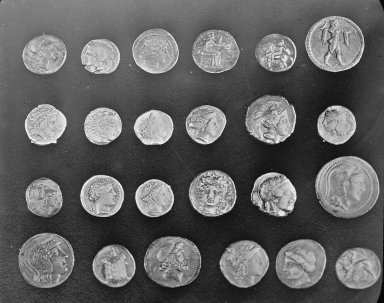
#> input picture skimage.data.coins(), 384 x 303 px
$ jupyter execute --allow-errors 1_Introduction_to_Image_Analysis.ipynb   (shell and % lines are left out)
#> lines starting #> are read from the running program, lines starting #| are printed output that depends on the picture; after the words box and inside, x2 and y2 are one past the last pixel; in counts of white or black regions, pixels touching at a corner belong together
# Introduction to Image Analysis with Scikit-Image

[cell 1]
# Magic command to make plotting inline

# sets the figure format

[cell 2]
import numpy as np
from numpy import dtype
from matplotlib import pyplot as plt
import os
from ipywidgets import interact, widgets
from __future__ import division, print_function
from matplotlib import patches
from scipy import ndimage as ndi
from skimage.morphology import disk
from skimage.restoration import denoise_tv_bregman
import skimage.filters as filters
from skimage.transform import hough_circle
from skimage import util, measure, exposure, feature
from skimage import segmentation, morphology, draw
from skimage import io, data, color

## Structure of Images

Images are commonly stored as multidimensional Numpy arrays

Images are represented in `scikit-image` using standard `numpy` arrays. This allows maximum interoperability with other libraries in the scientific Python ecosystem, such as `matplotlib` and `scipy`.

### Building a Grayscale Image

[cell 3]
# Builds a random numpy array
random_image = np.random.random([500, 500])

# plots the numpy array
plt.imshow(random_image, cmap="gray")

# Draws the colorbar
plt.colorbar()

### Real World Images

[cell 4]
# imports a coins image
coins = data.coins()
#> coins is the input picture: shape (303, 384); min 1, max 252, mean 96.9

# displays information about the data
print("Type:", type(coins))
#| Type: <class 'numpy.ndarray'>
print("dtype:", coins.dtype)
#| dtype: uint8
print("shape:", coins.shape)
#| shape: (303, 384)

# plots the data
plt.imshow(coins, cmap="gray")

### Color Images

A color image is a 3D array, where the last dimension has size 3 and represents the red, green, and blue channels:

[cell 5]
# collects the cat data
cat = data.chelsea()
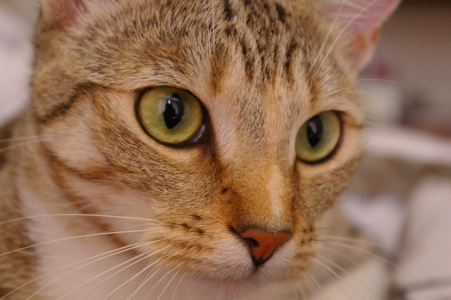
#> input picture skimage.data.chelsea(), 451 x 300 px
#> cat is the input picture: shape (300, 451, 3); mean R, G, B 147.7, 111.4, 86.8

print("Shape:", cat.shape)
#| Shape: (300, 451, 3)
print("Values min/max:", cat.min(), cat.max())
#| Values min/max: 0 231

plt.imshow(cat)

### Modifying Images

Images are _just NumPy arrays_. e.g., we can make a red square by using standard array slicing and manipulation:

[cell 6]
# replaces values to be red by indexing the image
cat[10:110, 10:110, :] = [255, 0, 0]  # [red, green, blue]
#> cat: shape (300, 451, 3); 7.39% of pixels changed, all inside (x1, y1, x2, y2) = (10, 10, 110, 110)

plt.imshow(cat)

### Changing Transparency of Images

Images can also include transparent regions by adding a 4th dimension, called an _alpha layer_.

[cell 7]
# creates a continuous gradient
alpha = np.arange(135300).reshape(cat.shape[0:2]) / 135300
alpha *= 255

# Adds the alpha channel
image = np.dstack((cat, alpha.astype("uint8")))
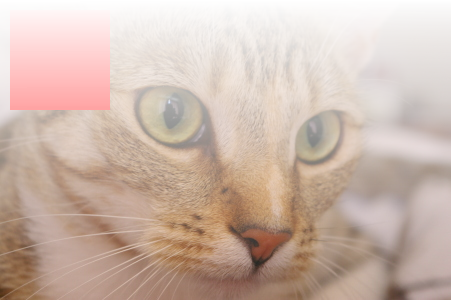
#> image: shape (300, 451, 4); mean R, G, B, A 155.4, 103, 80.1, 127; transparent parts drawn white

plt.imshow(image)

### Other shapes, and their meanings

| Image type                   | Coordinates                   |
| :--------------------------- | :---------------------------- |
| 2D grayscale                 | (row, column)                 |
| 2D multichannel              | (row, column, channel)        |
| 3D grayscale (or volumetric) | (plane, row, column)          |
| 3D multichannel              | (plane, row, column, channel) |

## Displaying Images Using Matplotlib

[cell 8]
# Loads data from Skimage
img0 = data.chelsea()
img1 = data.rocket()
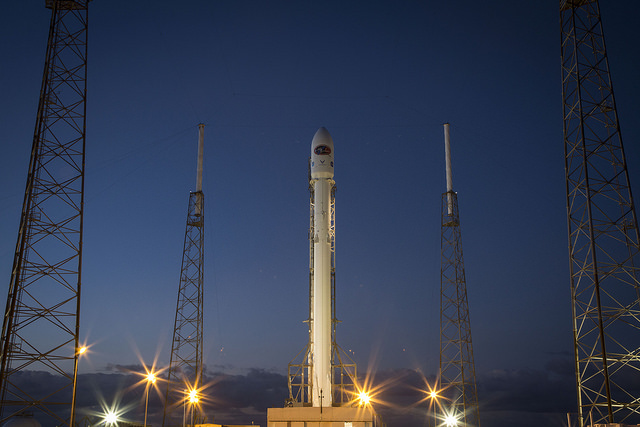
#> input picture skimage.data.rocket(), 640 x 427 px
#> img1 is the input picture: shape (427, 640, 3); mean R, G, B 52.3, 61.3, 82.3

[cell 9]
# Creates the subplot
f, (ax0, ax1) = plt.subplots(1, 2, figsize=(20, 10))

# Plots the cat image
ax0.imshow(img0)
ax0.set_title("Cat", fontsize=18)
ax0.axis("off")

# plots the rocket image
ax1.imshow(img1)
ax1.set_title("Rocket", fontsize=18)
ax1.set_xlabel(r"Launching position $\alpha=320$")

# plots a vertical line on the rocket image
ax1.vlines(
    [202, 300],
    0,
    img1.shape[0],
    colors="magenta",
    linewidth=3,
    label="Side tower position",
)

# plots a line plot on the rocket image
ax1.plot(
    [168, 190, 200], [400, 200, 300], color="white", linestyle="--", label="Side angle"
)

# adds the legend
ax1.legend()

For more on plotting, see the [Matplotlib documentation](https://matplotlib.org/gallery/index.html#images-contours-and-fields) and [pyplot API](https://matplotlib.org/api/pyplot_summary.html).

## Data types and image values

In literature, one finds different conventions for representing image values:

```
  0 - 255   where  0 is black, 255 is white
  0 - 1     where  0 is black, 1 is white
```

`scikit-image` supports both conventions--the choice is determined by the
data-type of the array.

E.g., here, I generate two valid images:

[cell 10]
# defines two linear spaced vectors, one from 0 to 1, one from 0 to 255.
linear0 = np.linspace(0, 1, 2500).reshape((50, 50))
linear1 = np.linspace(0, 255, 2500).reshape((50, 50)).astype(np.uint8)

# prints the information about the data
print("Linear0:", linear0.dtype, linear0.min(), linear0.max())
print("Linear1:", linear1.dtype, linear1.min(), linear1.max())

# plots the data
fig, (ax0, ax1) = plt.subplots(1, 2, figsize=(15, 15))
ax0.imshow(linear0, cmap="gray")
ax1.imshow(linear1, cmap="gray")

The library is designed in such a way that any data-type is allowed as input,
as long as the range is correct (0-1 for floating point images, 0-255 for unsigned bytes,
0-65535 for unsigned 16-bit integers).

## Image I/O

Mostly, we won't be using input images from the scikit-image example data sets. Those images are typically stored in JPEG or PNG format. Since scikit-image operates on NumPy arrays, _any_ image reader library that provides arrays will do. Options include imageio, matplotlib, pillow, etc.

scikit-image conveniently wraps many of these in the `io` submodule and will use whichever of the libraries mentioned above are installed:

[cell 11]
# reads the ballon image
image = io.imread("./images/balloon.jpg")
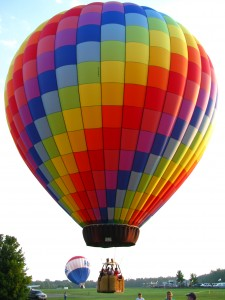
#> input picture jupyterbook/topic_10/images/balloon.jpg, 225 x 300 px
#> image is the input picture: shape (300, 225, 3); mean R, G, B 170.1, 140.5, 129.3

# prints information about the ballon image array
print(type(image))
#| <class 'numpy.ndarray'>
print(image.dtype)
#| uint8
print(image.shape)
#| (300, 225, 3)
print(image.min(), image.max())
#| 0 255

plt.imshow(image)

We also have the ability to load multiple images, or multi-layer TIFF images:

[cell 12]
# Reads a folder of images
ic = io.ImageCollection(["./images/*.jpg", "./images/*.png"])
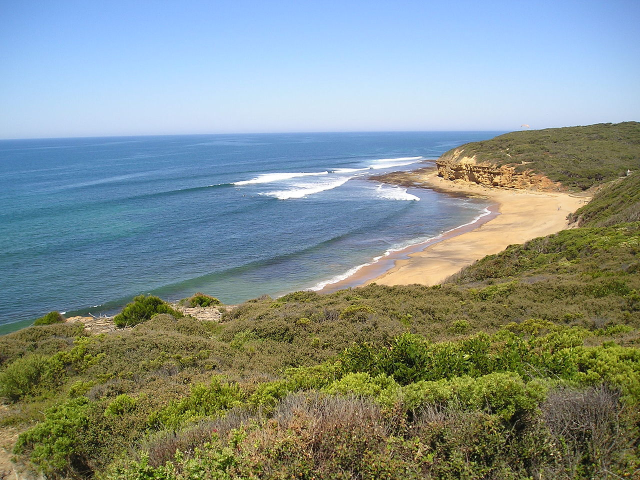
#> input picture jupyterbook/topic_10/images/Bells-Beach.jpg, 1280 x 960 px (shown at 1/2 size)
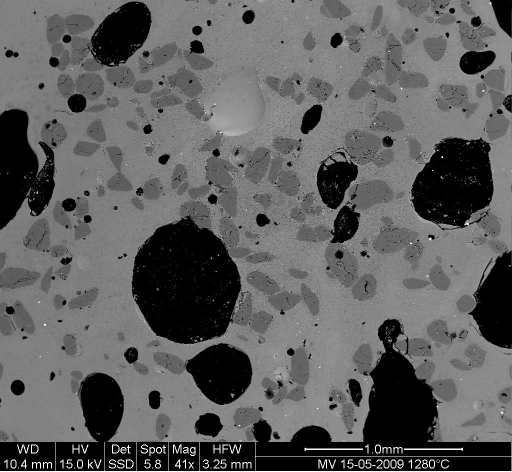
#> input picture jupyterbook/topic_10/images/bubbles.jpg, 1024 x 943 px (shown at 1/2 size)
#> ic = 3 items
# the * is a wildcard operator that takes all that match that description

# prints what the ic object is
print("Type:", type(ic))
#| Type: <class 'list'>

# shows the list of files
#> (the rest of this cell did not finish here and is left out)

[cell 13]
# This is one of the many ways to make subplots
f, axes = plt.subplots(nrows=3, ncols=len(ic) // 3 + 1, figsize=(20, 5))

# subplots returns the figure and an array of axes
# we use `axes.ravel()` to turn these into a list
axes = axes.ravel()

# turns all of the axis off
for ax in axes:
    ax.axis("off")
#> this loop made 6 passes

# plots all of the images in the collection
#> (the rest of this cell did not finish here and is left out)

## In Class Exercise: Draw the Letter H

Define a function that takes as input an RGB image and a pair of coordinates (row, column), and returns a copy with a green letter H overlaid at those coordinates. The coordinates point to the top-left corner of the H.

The arms and strut of the H should have a width of 3 pixels, and the H itself should have a height of 24 pixels and width of 20 pixels.

Start with the following template:

[cell 14]
from skimage import img_as_float


# [9 lines left out: function draw_H, not called in this run]

[cell 15]
from skimage import img_as_float


def draw_H(image, coords, color=(0, 255, 0)):
    # makes a copy of the image
#> called with coords = (50, -50), color = (0, 255, 0)
    out = image.copy()

    # Defines the size of the letter H
    canvas = out[coords[0] : coords[0] + 30, coords[1] : coords[1] + 24]

    # sets the color
    canvas[:, :3] = color
#> canvas: shape (30, 24, 3); mean R, G, B 112.7, 123.6, 82.2
    canvas[:, -3:] = color
#> canvas: shape (30, 24, 3); mean R, G, B 96.6, 142.4, 70.6
    canvas[11:14] = color
#> canvas: shape (30, 24, 3); mean R, G, B 87, 153.7, 63.5

    return out

### Test your function:

[cell 16]
cat = data.chelsea()
cat_H = draw_H(cat, (50, -50))
plt.imshow(cat_H)

## Exercise: Visualizing RGB Channels

Display the different color channels of the image (each as a gray-scale image). Start with the following template:

[cell 17]
# --- read in any image from the web ---


# --- assign each color channel to a different variable ---


# --- display the image and r, g, b channels ---


# --- Here, we stack the R, G, and B layers again
#     to form a color image ---

[cell 18]
# --- read in the image ---

image = plt.imread("./images/Bells-Beach.jpg")
#> image is the input picture: shape (960, 1280, 3); mean R, G, B 131.7, 145, 139.4

# --- assign each color channel to a different variable ---

r = image[..., 0]
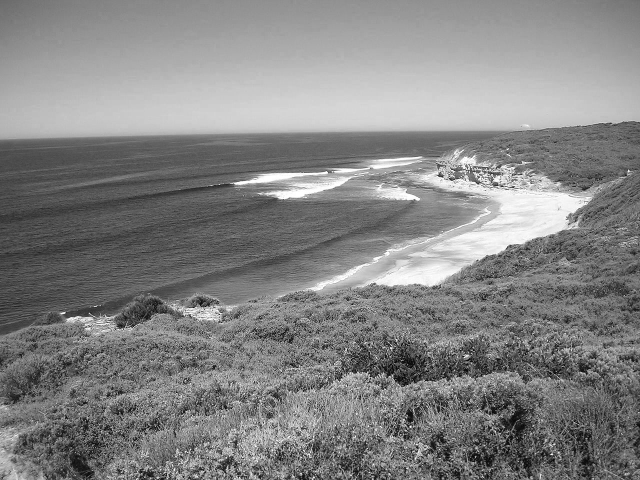
#> r: shape (960, 1280) (shown at 1/2 size); min 0, max 255, mean 131.7
g = image[..., 1]
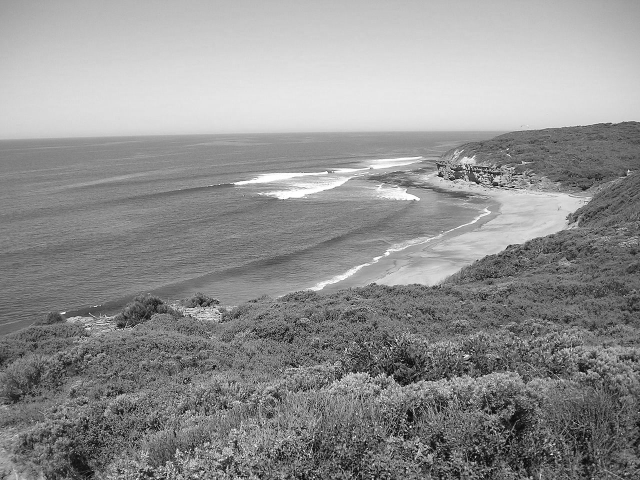
#> g: shape (960, 1280) (shown at 1/2 size); min 0, max 255, mean 145
b = image[..., 2]
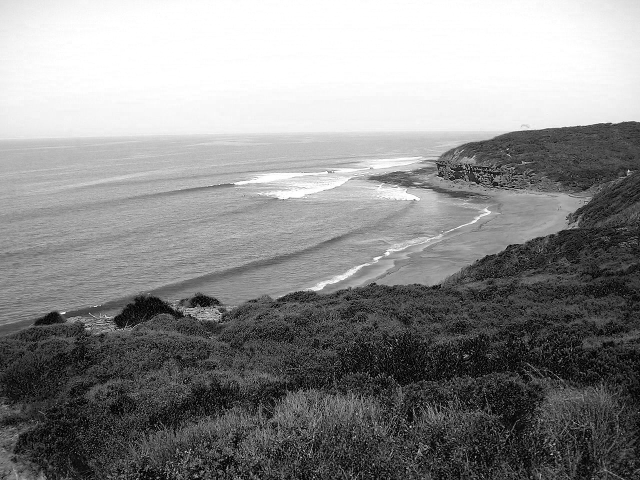
#> b: shape (960, 1280) (shown at 1/2 size); min 0, max 255, mean 139.4

# --- display the image and r, g, b channels ---

f, axes = plt.subplots(1, 4, figsize=(16, 5))

for ax in axes:
    ax.axis("off")

(ax_r, ax_g, ax_b, ax_color) = axes

ax_r.imshow(r, cmap="gray")
ax_r.set_title("red channel")

ax_g.imshow(g, cmap="gray")
ax_g.set_title("green channel")

ax_b.imshow(b, cmap="gray")
ax_b.set_title("blue channel")

# --- Here, we stack the R, G, and B layers again
#     to form a color image ---
ax_color.imshow(np.stack([r, g, b], axis=2))
ax_color.set_title("all channels")

### Visualizing Colors

[cell 19]
# builds 3 zero arrays
red = np.zeros((300, 300))
green = np.zeros((300, 300))
blue = np.zeros((300, 300))

# draws some circles with different positions
r, c = draw.disk((100, 100), 100)
red[r, c] = 1

r, c = draw.disk((100, 200), 100)
green[r, c] = 1

r, c = draw.disk((200, 150), 100)
blue[r, c] = 1

stacked = np.stack([red, green, blue], axis=2)

# plots the individual channels as binary images
f, axes = plt.subplots(1, 4)
for (ax, channel) in zip(axes, [red, green, blue, stacked]):
    ax.imshow(channel, cmap="gray")
    ax.axis("off")

## Image Filtering

### Image filtering theory

Filtering is one of the most basic and common image operations in image processing. You can filter an image to remove noise or to enhance features; the filtered image could be the desired result or just a preprocessing step. Regardless, filtering is an important topic to understand.

#### Local filtering

[cell 20]
# This just sets the plotting format
plt.rcParams["image.cmap"] = "gray"

The "local" in local filtering simply means that a pixel is adjusted by values in some surrounding neighborhood. These surrounding elements are identified or weighted based on a "footprint", "structuring element", or "kernel".

Let's go to back to basics and look at a 1D step-signal

[cell 21]
# creates a zero array
step_signal = np.zeros(100)

# replaces from 50 on with a value of 1
step_signal[50:] = 1

# plots the data
fig, ax = plt.subplots()
ax.plot(step_signal)
ax.margins(y=0.1)

Now add some noise to this signal:

[cell 22]
# Just to make sure we all see the same results
np.random.seed(0)

# Adds noise to the data
noisy_signal = step_signal + np.random.normal(0, 0.35, step_signal.shape)
fig, ax = plt.subplots()
ax.plot(noisy_signal)

The simplest way to recover something that looks a bit more like the original signal is to take the average between neighboring "pixels":

[cell 23]
# Take the mean of neighboring pixels
smooth_signal = (noisy_signal[:-1] + noisy_signal[1:]) / 2.0
fig, ax = plt.subplots()
ax.plot(smooth_signal)

What happens if we want to take the _three_ neighboring pixels? We can do the same thing:

[cell 24]
# smooth with size 3 points
smooth_signal3 = (noisy_signal[:-2] + noisy_signal[1:-1] + noisy_signal[2:]) / 3
fig, ax = plt.subplots()
ax.plot(smooth_signal, label="mean of 2")
ax.plot(smooth_signal3, label="mean of 3")
ax.legend(loc="upper left")

For averages of more points, the expression keeps getting hairier. And you have to worry more about what's happening in the margins. Is there a better way?

It turns out there is. This same concept, nearest-neighbor averages, can be expressed as a _convolution_ with an _averaging kernel_. Note that the operation we did with `smooth_signal3` can be expressed as follows:

- Create an output array called `smooth_signal3`, of the same length as `noisy_signal`.
- At each element in `smooth_signal3` starting at point 1, and ending at point -2, place the average of the sum of: 1/3 of the element to the left of it in `noisy_signal`, 1/3 of the element at the same position, and 1/3 of the element to the right.
- discard the leftmost and rightmost elements.

This is called a _convolution_ between the input image and the array `[1/3, 1/3, 1/3]`.

We'll give a more in-depth explanation of convolution in the next section

[cell 25]
# Same as above, using a convolution kernel
# Neighboring pixels multiplied by 1/3 and summed
mean_kernel3 = np.full((3,), 1 / 3)
smooth_signal3p = np.convolve(noisy_signal, mean_kernel3, mode="valid")
fig, ax = plt.subplots()
ax.plot(smooth_signal3p)

# shows that the two curves are equal.
print(
    "smooth_signal3 and smooth_signal3p are equal:",
    np.allclose(smooth_signal3, smooth_signal3p),
)

[cell 26]
def convolve_demo(signal, kernel):
    ksize = len(kernel)
    convolved = np.correlate(signal, kernel)

    def filter_step(i):
        fig, ax = plt.subplots()
        ax.plot(signal, label="signal")
        ax.plot(convolved[: i + 1], label="convolved")
        ax.legend()
        ax.scatter(np.arange(i, i + ksize), signal[i : i + ksize])
        ax.scatter(i, convolved[i])

    return filter_step


# This adds a simple interactive slider from Ipywidgets
i_slider = widgets.IntSlider(min=0, max=len(noisy_signal) - 3, value=0)

# This sets what happens on an interaction
interact(convolve_demo(noisy_signal, mean_kernel3), i=i_slider)
#> the sliders are set to i = 0

The advantage of convolution is that it's just as easy to take the average of 11 points as 3:

[cell 27]
# builds the size 11 mean kernel
mean_kernel11 = np.full((11,), 1 / 11)

# convolves the kernel over the signal
smooth_signal11 = np.convolve(noisy_signal, mean_kernel11, mode="valid")
fig, ax = plt.subplots()
ax.plot(smooth_signal11)

[cell 28]
# interactive example with a size 11 kernel
i_slider = widgets.IntSlider(min=0, max=len(noisy_signal) - 11, value=0)

interact(convolve_demo(noisy_signal, mean_kernel11), i=i_slider)
#> the sliders are set to i = 0

Of course, to take the mean of 11 values, we have to move further and further away from the edges, and this starts to be noticeable. You can use `mode='same'` to pad the edges of the array and compute a result of the same size as the input:

[cell 29]
# shows the difference between different convolution modes.
# Same assumes the end is 0.
smooth_signal3same = np.convolve(noisy_signal, mean_kernel3, mode="same")
smooth_signal11same = np.convolve(noisy_signal, mean_kernel11, mode="same")

fig, ax = plt.subplots(1, 2)
ax[0].plot(smooth_signal3p)
ax[0].plot(smooth_signal11)
ax[0].set_title("mode=valid")
ax[1].plot(smooth_signal3same)
ax[1].plot(smooth_signal11same)
ax[1].set_title("mode=same")

But now we see edge effects on the ends of the signal...

This is because `mode='same'` actually pads the signal with 0s and then applies `mode='valid'` as before.

[cell 30]
# shows this in an interactive form
def convolve_demo_same(signal, kernel):
    ksize = len(kernel)
    padded_signal = np.pad(signal, ksize // 2, mode="constant")
    convolved = np.correlate(padded_signal, kernel)

    def filter_step(i):
        fig, ax = plt.subplots()
        x = np.arange(-ksize // 2, len(signal) + ksize // 2)
        ax.plot(signal, label="signal")
        ax.plot(convolved[: i + 1], label="convolved")
        ax.legend()
        start, stop = i, i + ksize
        ax.scatter(x[start:stop] + 1, padded_signal[start:stop])
        ax.scatter(i, convolved[i])
        ax.set_xlim(-ksize // 2, len(signal) + ksize // 2)

    return filter_step


i_slider = widgets.IntSlider(min=0, max=len(noisy_signal) - 1, value=0)

interact(convolve_demo_same(noisy_signal, mean_kernel11), i=i_slider)
#> the sliders are set to i = 0

#### Exercise: Fixing the edges

Look up the documentation of `scipy.ndimage.convolve`. Apply the same convolution, but using a different `mode=` keyword argument to avoid the edge effects we see here.

[cell 31]
# Your Code Goes Here

[cell 32]
smooth_ndi = ndi.convolve(noisy_signal, mean_kernel11, mode="reflect")

plt.plot(smooth_ndi)

### A Difference Filter

Let's look again at our simplest signal, the step signal from before:

[cell 33]
fig, ax = plt.subplots()
ax.plot(step_signal)
ax.margins(y=0.1)

#### Exercise: Can you predict what a convolution with the kernel `[-1, 0, 1]` does? Try thinking about it before running the cells below.

[cell 34]
# compare correlate and convolve on an edge filter
result_corr = np.correlate(step_signal, np.array([-1, 0, 1]), mode="valid")

[cell 35]
result_conv = np.convolve(step_signal, np.array([-1, 0, 1]), mode="valid")

[cell 36]
fig, ax = plt.subplots()
ax.plot(step_signal, label="signal")
ax.plot(result_conv, linestyle="dashed", label="convolved")
ax.plot(result_corr, linestyle="dashed", label="correlated", color="C3")
ax.legend(loc="upper left")
ax.margins(y=0.1)

(For technical signal processing reasons, convolutions actually occur "back to front" between the input array and the kernel. Correlations occur in the signal order, so we'll use correlate from now on.)

Whenever neighboring values are close, the filter response is close to 0. Right at the boundary of a step, we're subtracting a small value from a large value and and get a spike in the response. This spike "identifies" our edge.

### Commutativity and Associativity of filters

What if we try the same trick with our noisy signal?

[cell 37]
noisy_change = np.correlate(noisy_signal, np.array([-1, 0, 1]))
fig, ax = plt.subplots()
ax.plot(noisy_signal, label="signal")
ax.plot(noisy_change, linestyle="dashed", label="change")
ax.legend(loc="upper left")
ax.margins(0.1)
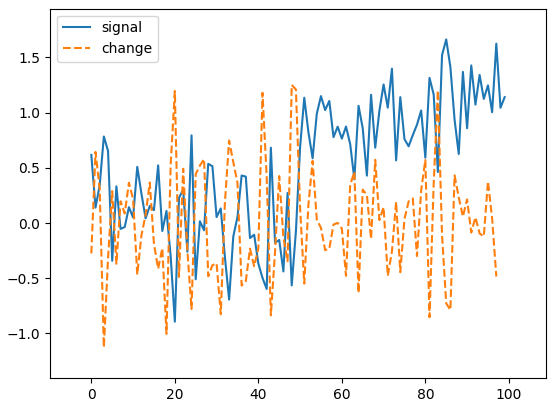
#> figure drawn by matplotlib, 1 panel; curve peaks at x = 85, y = 1.66; curve peaks at x = 48, y = 1.25
#> (the rest of the program and of its run is left out)
